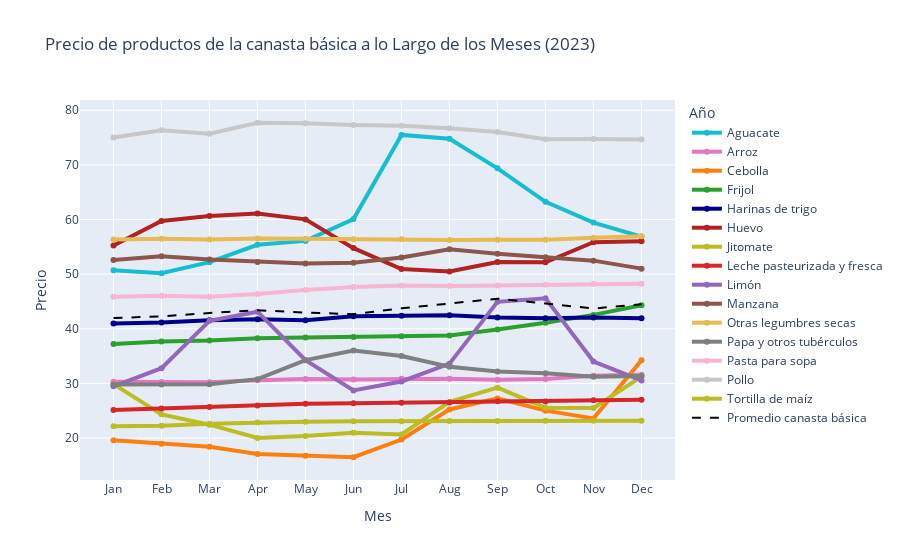

Notebook code for this chart:
### Markdown cell above
Primero veamos el precio promedio de diferentes productos a lo largo del año. En general se puede apreciar un aumento de los precios, pero en algunos alimentos como el frijol se puede apreciar una clara tendencia estacional.

### Code cell
# Create figure 
fig = go.Figure()

# Set the colors for the lines
colors = [
    '#17becf', '#e377c2', '#ff7f0e', '#2ca02c', 'darkblue', 'firebrick', 
    '#bcbd22', '#d62728', '#9467bd', '#8c564b', '#e7ba52', '#7f7f7f',
    '#f7b6d2', '#c7c7c7', '#bcbd22', '#dbdb8d', '#9edae5', '#17becf',
    '#393b79', '#637939', '#8c6d31', '#843c39', '#ad494a', '#d6616b',
    '#7b4173', '#a55194', '#ce6dbd', '#de9ed6', '#3182bd', '#6baed6',
    '#9ecae1', '#c6dbef'
]

# Create x-axis labels for the months
months = ['Jan','Feb','Mar','Apr','May','Jun','Jul','Aug','Sep','Oct','Nov','Dec']

# Selected products 
selected_products = ['Aguacate', 'Arroz', 'Cebolla',  
                     'Frijol', 'Harinas de trigo', 'Huevo', 'Jitomate', 'Leche pasteurizada y fresca', 
                     'Limón', 'Manzana', 'Otras legumbres secas', 'Papa y otros tubérculos', 
                     'Pasta para sopa', 'Pollo', 'Tortilla de maíz']

# Add trace, one per product 
for i, product in enumerate(selected_products):
    df_product = df[df['Genérico'] == product]
    precio_promedio = df_product.groupby('Mes')['Precio promedio'].mean()
    fig.add_trace(go.Scatter(x=months, y=precio_promedio,  line=dict(color=colors[i], width=4), name=str(product)))

# Compute food basket's average 
prices_avg_years = df[df['Genérico'].isin(selected_products)].groupby(['Mes'])['Precio promedio'].mean()
fig.add_trace(go.Scatter(x=months, y=prices_avg_years, mode='lines', name='Promedio canasta básica', line=dict(dash='dash', color='black')))

# Actualizar el diseño de la figura para que coincida con el estilo deseado
fig.update_layout(
title=f'Precio de productos de la canasta básica a lo Largo de los Meses (2023)',
    xaxis_title='Mes',
    yaxis_title='Precio',
    legend_title='Año'
)

# Mostrar la figura
fig.show()

### Figure 1 — Plotly figure (JSON) as saved in the notebook; plotly's stock layout.template omitted (floating-point values rounded to 4 significant figures)
{"data": [{"line": {"color": "#17becf", "width": 4}, "name": "Aguacate", "type": "scatter", "x": ["Jan", "Feb", "Mar", "Apr", "May", "Jun", "Jul", "Aug", "Sep", "Oct", "Nov", "Dec"], "y": [50.7, 50.18, 52.19, 55.38, 56.09, 60.08, 75.49, 74.78, 69.37, 63.24, 59.44, 56.88]}, {"line": {"color": "#e377c2", "width": 4}, "name": "Arroz", "type": "scatter", "x": ["Jan", "Feb", "Mar", "Apr", "May", "Jun", "Jul", "Aug", "Sep", "Oct", "Nov", "Dec"], "y": [30.3, 30.27, 30.21, 30.58, 30.82, 30.72, 30.87, 30.83, 30.68, 30.83, 31.4, 31.58]}, {"line": {"color": "#ff7f0e", "width": 4}, "name": "Cebolla", "type": "scatter", "x": ["Jan", "Feb", "Mar", "Apr", "May", "Jun", "Jul", "Aug", "Sep", "Oct", "Nov", "Dec"], "y": [19.58, 18.97, 18.39, 17.08, 16.75, 16.48, 19.72, 25.23, 27.25, 25.01, 23.6, 34.26]}, {"line": {"color": "#2ca02c", "width": 4}, "name": "Frijol", "type": "scatter", "x": ["Jan", "Feb", "Mar", "Apr", "May", "Jun", "Jul", "Aug", "Sep", "Oct", "Nov", "Dec"], "y": [37.24, 37.67, 37.83, 38.25, 38.4, 38.51, 38.62, 38.76, 39.86, 41.09, 42.54, 44.32]}, {"line": {"color": "darkblue", "width": 4}, "name": "Harinas de trigo", "type": "scatter", "x": ["Jan", "Feb", "Mar", "Apr", "May", "Jun", "Jul", "Aug", "Sep", "Oct", "Nov", "Dec"], "y": [40.98, 41.16, 41.58, 41.75, 41.58, 42.29, 42.41, 42.48, 42.08, 41.93, 42.06, 41.95]}, {"line": {"color": "firebrick", "width": 4}, "name": "Huevo", "type": "scatter", "x": ["Jan", "Feb", "Mar", "Apr", "May", "Jun", "Jul", "Aug", "Sep", "Oct", "Nov", "Dec"], "y": [55.25, 59.73, 60.66, 61.11, 60.03, 54.77, 50.93, 50.5, 52.22, 52.18, 55.85, 56.01]}, {"line": {"color": "#bcbd22", "width": 4}, "name": "Jitomate", "type": "scatter", "x": ["Jan", "Feb", "Mar", "Apr", "May", "Jun", "Jul", "Aug", "Sep", "Oct", "Nov", "Dec"], "y": [29.87, 24.33, 22.45, 20.0, 20.35, 20.96, 20.65, 26.61, 29.22, 25.57, 25.51, 31.26]}, {"line": {"color": "#d62728", "width": 4}, "name": "Leche pasteurizada y fresca", "type": "scatter", "x": ["Jan", "Feb", "Mar", "Apr", "May", "Jun", "Jul", "Aug", "Sep", "Oct", "Nov", "Dec"], "y": [25.13, 25.41, 25.66, 25.94, 26.28, 26.36, 26.46, 26.51, 26.72, 26.7, 26.93, 27.0]}, {"line": {"color": "#9467bd", "width": 4}, "name": "Limón", "type": "scatter", "x": ["Jan", "Feb", "Mar", "Apr", "May", "Jun", "Jul", "Aug", "Sep", "Oct", "Nov", "Dec"], "y": [29.46, 32.78, 41.47, 43.13, 34.25, 28.71, 30.36, 33.62, 44.93, 45.57, 34.0, 30.54]}, {"line": {"color": "#8c564b", "width": 4}, "name": "Manzana", "type": "scatter", "x": ["Jan", "Feb", "Mar", "Apr", "May", "Jun", "Jul", "Aug", "Sep", "Oct", "Nov", "Dec"], "y": [52.58, 53.26, 52.7, 52.23, 51.93, 52.1, 53.04, 54.56, 53.74, 53.1, 52.48, 51.01]}, {"line": {"color": "#e7ba52", "width": 4}, "name": "Otras legumbres secas", "type": "scatter", "x": ["Jan", "Feb", "Mar", "Apr", "May", "Jun", "Jul", "Aug", "Sep", "Oct", "Nov", "Dec"], "y": [56.33, 56.48, 56.36, 56.53, 56.48, 56.39, 56.38, 56.26, 56.3, 56.3, 56.66, 56.93]}, {"line": {"color": "#7f7f7f", "width": 4}, "name": "Papa y otros tubérculos", "type": "scatter", "x": ["Jan", "Feb", "Mar", "Apr", "May", "Jun", "Jul", "Aug", "Sep", "Oct", "Nov", "Dec"], "y": [29.81, 29.79, 29.85, 30.78, 34.26, 36.01, 35.01, 33.04, 32.18, 31.85, 31.24, 31.34]}, {"line": {"color": "#f7b6d2", "width": 4}, "name": "Pasta para sopa", "type": "scatter", "x": ["Jan", "Feb", "Mar", "Apr", "May", "Jun", "Jul", "Aug", "Sep", "Oct", "Nov", "Dec"], "y": [45.87, 46.03, 45.88, 46.39, 47.12, 47.64, 47.92, 47.83, 47.93, 48.06, 48.27, 48.25]}, {"line": {"color": "#c7c7c7", "width": 4}, "name": "Pollo", "type": "scatter", "x": ["Jan", "Feb", "Mar", "Apr", "May", "Jun", "Jul", "Aug", "Sep", "Oct", "Nov", "Dec"], "y": [75.0, 76.35, 75.71, 77.72, 77.64, 77.31, 77.17, 76.72, 76.03, 74.68, 74.75, 74.64]}, {"line": {"color": "#bcbd22", "width": 4}, "name": "Tortilla de maíz", "type": "scatter", "x": ["Jan", "Feb", "Mar", "Apr", "May", "Jun", "Jul", "Aug", "Sep", "Oct", "Nov", "Dec"], "y": [22.18, 22.24, 22.61, 22.85, 22.97, 23.05, 23.09, 23.12, 23.14, 23.14, 23.15, 23.16]}, {"line": {"color": "black", "dash": "dash"}, "mode": "lines", "name": "Promedio canasta básica", "type": "scatter", "x": ["Jan", "Feb", "Mar", "Apr", "May", "Jun", "Jul", "Aug", "Sep", "Oct", "Nov", "Dec"], "y": [41.97, 42.28, 42.89, 43.4, 42.96, 42.67, 43.75, 44.66, 45.51, 44.63, 43.71, 44.5]}], "layout": {"legend": {"title": {"text": "Año"}}, "title": {"text": "Precio de productos de la canasta básica a lo Largo de los Meses (2023)"}, "xaxis": {"title": {"text": "Mes"}}, "yaxis": {"title": {"text": "Precio"}}}}
